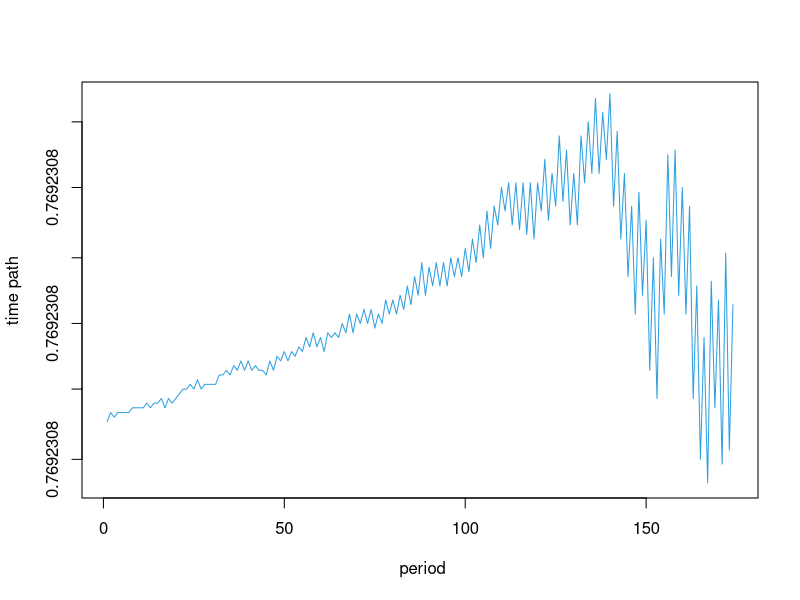

The R script that drew this image:
N<- 500
p0<- seq(0,0)
p1<- seq(0,0)
t<- seq(0,0)
a0=1
b0=-2
a1=-0.5
b1=1.95
x0<- 0
for (i in seq(1, N)){
 p0[i]<- x0
 x1<- ((a1 - a0) + (b1 * x0))/b0
 p1[i]<- x1
 t[i]<- i
 if (round(x0,2)==round(x1,2)){
   break
 }
 x0<- x1
}
dd = a0 + b0 * p1
ss = a1 + b1 * p0
pp = -((a0 - a1) / (b0 - b1))
time_path = ((p0 - pp) * (b0 / b1) ** t) + pp
length(dd)
plot(t, time_path,'l', col = "#2E9FDF", ylab= 'time path', xlab=' period')
